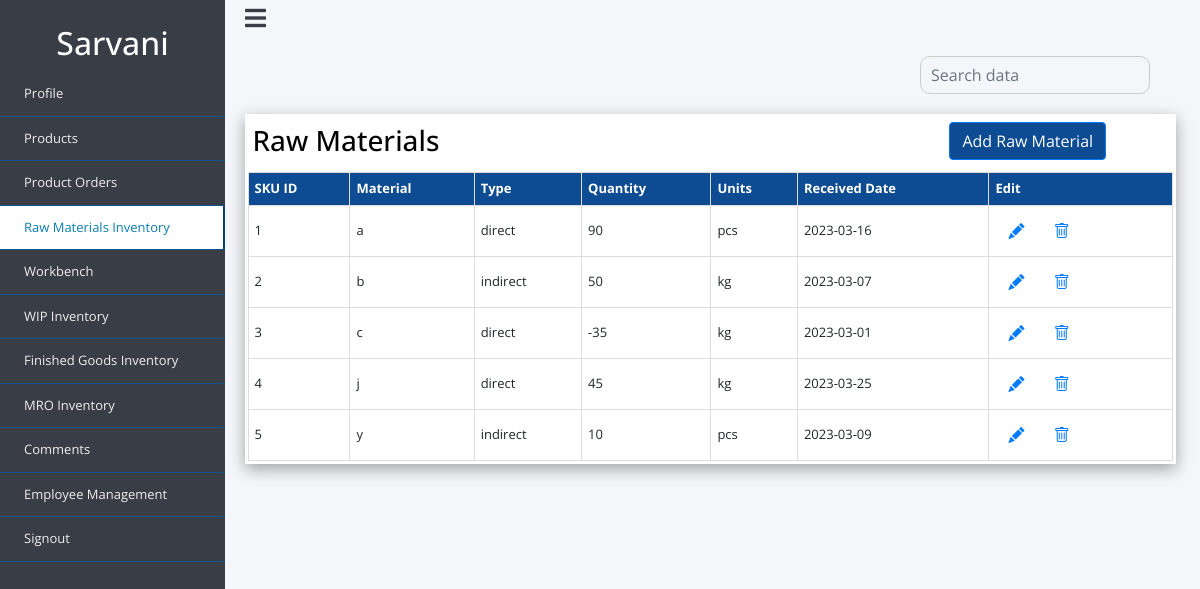
The page /admin_files/admin_rawmaterials.php (signed in) on the database as committed earlier.
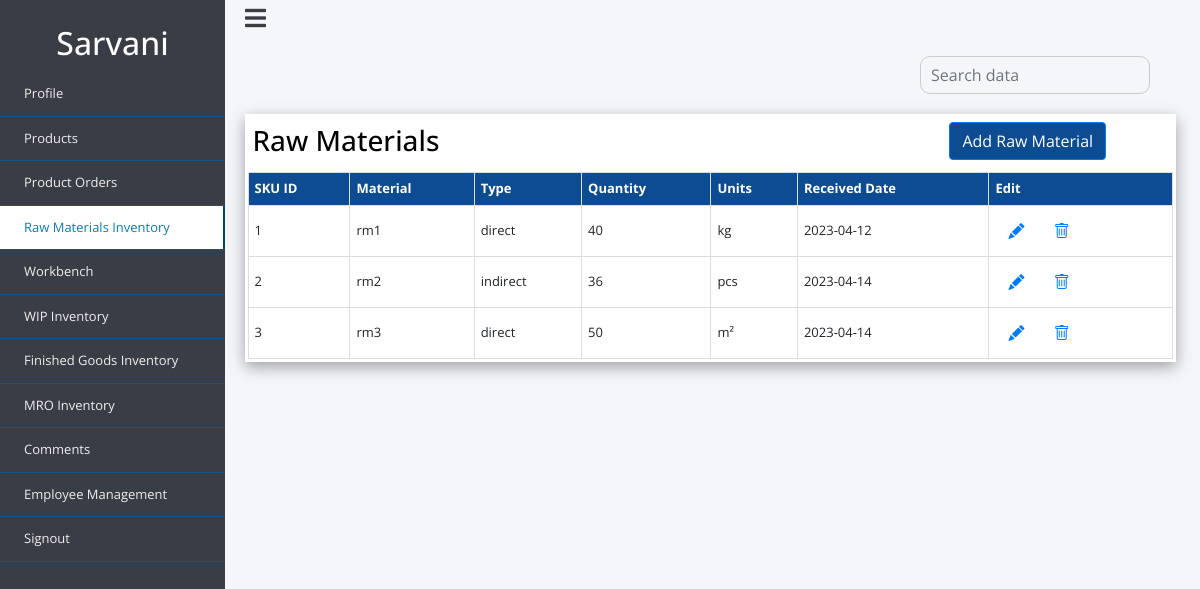
The same page on the database as committed later.
### tables this page shows
CREATE TABLE `raw_materials` (
  `sku_id` int(10) NOT NULL,
  `material` varchar(50) NOT NULL,
  `type` varchar(20) NOT NULL,
  `quantity` int(20) NOT NULL,
  `units` varchar(10) NOT NULL,
  `received_date` date NOT NULL
);

### admin_files/admin_rawmaterials.php (the view, shortened to what this page needs)
<?php
include 'dbconnect.php';
?>
<!doctype html>
<html lang="en">
  <head>
    <link rel="stylesheet" href="https://stackpath.bootstrapcdn.com/bootstrap/4.4.1/css/bootstrap.min.css">
    <link rel="stylesheet" href="style2.css">
    <link rel="stylesheet" href="https://cdn.jsdelivr.net/npm/bootstrap-icons@1.7.2/font/bootstrap-icons.css">
     <link rel="stylesheet" href="https://use.fontawesome.com/releases/v5.8.1/css/all.css">
  </head>
  <body>
 <div class="wrapper">
        <div class="section">
            <div class="top_navbar">
                <div class="hamburger">
                    <a href="#">
                        <i class="fas fa-bars"></i>
                    </a>
                </div>
            </div>
        </div>
        <div class="sidebar">
            <div class="profile">
                <h2><?php echo $_SESSION['username']?></h2>
            </div>
            <ul>
                <li>
                    <a href="admin_profile.php">
                        <span class="item">Profile</span>
                    </a>
                </li>
                <li>
                    <a href="admin_products.php">
                        <span class="item">Products</span>
                    </a>
                </li>
                <li>
                    <a href="admin_porders.php" >
                        <span class="item">Product Orders</span>
                    </a>
                </li>
                <li>
                    <a href="admin_rawmaterials.php" class="active">
                        <span class="item">Raw Materials Inventory</span>
                    </a>
                </li>
                <li>
                    <a href="admin_workbench.php">
                        <span class="item">Workbench</span>
                    </a>
                </li>
                <li>
                    <a href="admin_wip.php">
                        <span class="item">WIP Inventory</span>
                    </a>
                </li>
                <li>
                    <a href="admin_finishedg.php" >
                        <span class="item">Finished Goods Inventory</span>
                    </a>
                </li>
                <li>
                    <a href="admin_mro.php" >
                        <span class="item">MRO Inventory</span>
                    </a>
                </li>
                 <li>
                 <a href="comments.php">
                        <span class="item">Comments</span>
                    </a>
                </li>
                <li>
                    <a href="admin_empmanage.php">
                        <span class="item">Employee Management</span>
                    </a>
                </li>
                <li>
                        <a href="logout.php"><span class="item">Signout</span></a>
                </li>
  </ul>
        </div>
   </div>
<div class="content">
    <form action="" method="POST">
                                    <div class="input-group">
                                        <input type="text" name="search" id="search" class="form-control" placeholder="Search data" >
                                    </div>
                                </form>
<div class="box">
<table class="user-info">
  <tr class="heading">
 <td> <h3><u>Raw Materials</u></h3></td>
 <td><button type="button" class="btn btn-primary"> <a class="but" href="add_rawmaterials.php">Add Raw Material</a></button></td>
    </tr>
  <table class="products">
    <thead>
  <tr>
    <th>SKU ID</th>
    <th>Material</th>
    <th>Type</th>
    <th>Quantity</th>
    <th>Units</th>
    <th>Received Date</th>
    <th>Edit</th>
  </tr>
</thead>
<tbody id="employee_table">
<?php
  $sql = "SELECT * FROM `raw_materials`";
  $result = mysqli_query($conn, $sql);
    if ($result) {
      while($row = mysqli_fetch_assoc($result)) {
       $sku_id=$row['sku_id'];
          echo '<tr>
              <td>'.$row["sku_id"].'</td>
              <td>'.$row["material"].'</td>
              <td>'.$row["type"].'</td>
               <td>'.$row["quantity"].'</td>
               <td>'.$row["units"].'</td>
               <td>'.$row["received_date"].'</td>
               <td>
               <button type="button" class="btn btn-link"> <a href="edit_rm.php?editid='.$sku_id.'">  <span class="bi bi-pencil-fill"></span></a></button>
               <button type="button" class="btn btn-link"><a href="delete_rm.php?deleteid='.$sku_id.'"> <span class="bi bi-trash"></span></button>
</td>
             </tr>';
  }
}
?>
</tbody>
</table>
</div>
</div>
</body>
</html>

Rows that differ between the two databases and show on the page:
removed raw_materials: sku "1", material "a", type "direct", quantity "90", units "pcs", received_date "2023-03-16"
removed raw_materials: sku "2", material "b", type "indirect", quantity "50", units "kg", received_date "2023-03-07"
removed raw_materials: sku "3", material "c", type "direct", quantity "-35", units "kg", received_date "2023-03-01"
removed raw_materials: sku "4", material "j", type "direct", quantity "45", units "kg", received_date "2023-03-25"
removed raw_materials: sku "5", material "y", type "indirect", quantity "10", units "pcs", received_date "2023-03-09"
added raw_materials: sku "1", material "rm1", type "direct", quantity "40", units "kg", received_date "2023-04-12"
added raw_materials: sku "2", material "rm2", type "indirect", quantity "36", units "pcs", received_date "2023-04-14"
added raw_materials: sku "3", material "rm3", type "direct", quantity "50", units "m²", received_date "2023-04-14"
